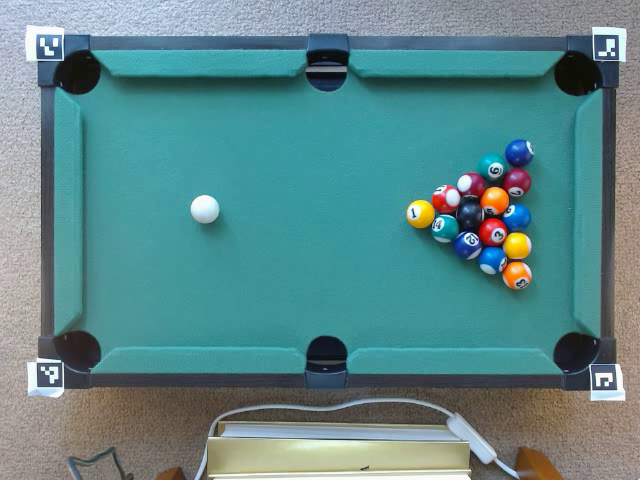
#> input picture frame 32 of clips-02/clip_00.mp4, 640 x 480 px
$ python v01_grayscale.py
#> lines starting #> are read from the running program, lines starting #| are printed output that depends on the picture; after the words box and inside, x2 and y2 are one past the last pixel; in counts of white or black regions, pixels touching at a corner belong together
import cv2
import numpy as np
import os
from config import OUTPUT_DIR

#capture = cv2.VideoCapture("PROJECT/clips/clip_02.mp4")  # 1st experiment
#capture = cv2.VideoCapture(1, cv2.CAP_DSHOW)
capture = cv2.VideoCapture(f"{OUTPUT_DIR}/clip_00.mp4")

#H = np.load("PROJECT/homography.npy") # 1st experiment
H = np.load(f"{OUTPUT_DIR}/homography.npy")
#> (reads clips-02/homography.npy from the repository)
OUTPUT_W, OUTPUT_H = 600, 400

# Parameters for HoughCircles
BLUR_KERNEL  = 9
DP           = 1.3 # accumulator resolution
MIN_DIST     = 20
PARAM1       = 50 # Canny threshold
PARAM2       = 18 # accumulator threshold
MIN_RADIUS   = 11
MAX_RADIUS   = 20

# Define a margin, to avoid to recognize the holes as balls
MARGIN = 50  # pixels

margin_mask = np.zeros((OUTPUT_H, OUTPUT_W), dtype=np.uint8)
cv2.rectangle(margin_mask,
              (MARGIN, MARGIN),
              (OUTPUT_W - MARGIN, OUTPUT_H - MARGIN),
              255, -1)
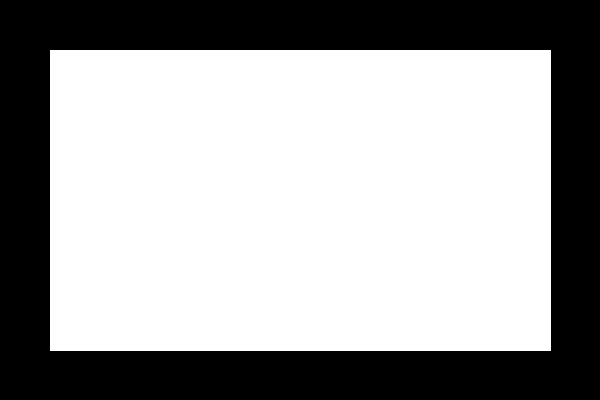
#> margin_mask: shape (400, 600); 62.8% white; 1 black region, box (x1, y1, x2, y2) and area: (0, 0, 600, 400) 89199


# save clip
"""
# Output parameters
fourcc = cv2.VideoWriter_fourcc(*'mp4v')
fps = capture.get(cv2.CAP_PROP_FPS) or 30
writer = cv2.VideoWriter("PROJECT/clips/balls_detection_01.mp4", fourcc, fps, (OUTPUT_W, OUTPUT_H))
OUTPUT_DIR = "PROJECT/clips"
"""
while True:
    ret, frame = capture.read()
#> frame is the input picture: shape (480, 640, 3); mean B, G, R 137.6, 135.7, 92.5
    if not ret:
        break

    frame_homography = cv2.warpPerspective(frame, H, (OUTPUT_W, OUTPUT_H))
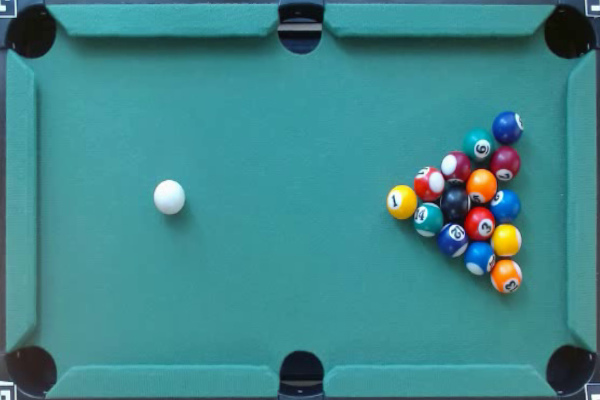
#> frame_homography: shape (400, 600, 3); mean B, G, R 139.2, 135.2, 63.2
    gray = cv2.cvtColor(frame_homography, cv2.COLOR_BGR2GRAY)
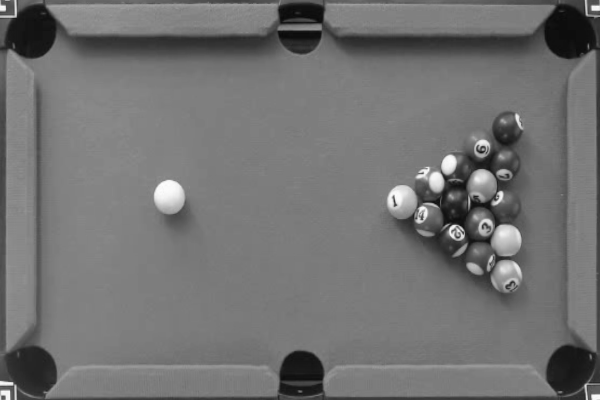
#> gray: shape (400, 600); min 8, max 253, mean 114.1
    blurred = cv2.GaussianBlur(gray, (BLUR_KERNEL, BLUR_KERNEL), 0)

    blurred_mask = cv2.bitwise_and(blurred, blurred, mask=margin_mask)
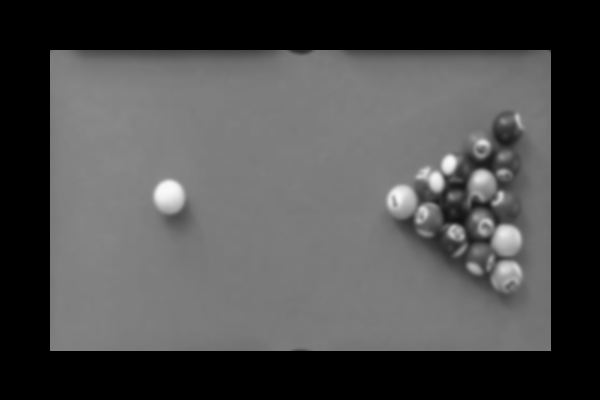
#> blurred_mask: shape (400, 600); min 0, max 250, mean 75.9

    circles = cv2.HoughCircles(
        blurred_mask,
        cv2.HOUGH_GRADIENT,
        dp=DP,
        minDist=MIN_DIST,
        param1=PARAM1,
        param2=PARAM2,
        minRadius=MIN_RADIUS,
        maxRadius=MAX_RADIUS
    )
#> circles = 16 rows, first 8: [403.6, 200.8, 16.33], [168.3, 194.3, 14.51], [425.7, 219, 17.5], [507.6, 273.6, 13.34], [481.6, 185.2, 14.9], [507.6, 125.4, 14.77], [505, 242.4, 17.76], [450.4, 239.8, 16.33]

    output = frame_homography.copy()

    if circles is not None:
        circles = np.round(circles[0]).astype(int)
#> circles = 16 rows, first 8: [404, 201, 16], [168, 194, 15], [426, 219, 18], [508, 274, 13], [482, 185, 15], [508, 125, 15], [505, 242, 18], [450, 240, 16]
        for x, y, r in circles:
            cv2.circle(output, (x, y), r, (0, 255, 0), 2)
            cv2.circle(output, (x, y), 3, (0, 255, 0), -1)
#> this loop made 16 passes
#> (x, y, r) on passes 1 to 12: (404, 201, 16), (168, 194, 15), (426, 219, 18), (508, 274, 13), (482, 185, 15), (508, 125, 15), (505, 242, 18), (450, 240, 16), (501, 209, 16), (480, 258, 16), (506, 164, 15), (483, 224, 15)
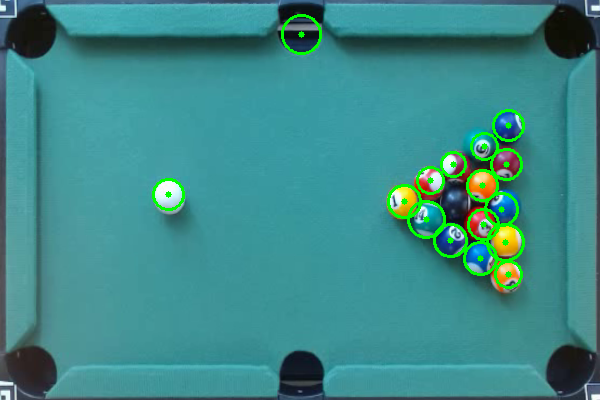
#> output: shape (400, 600, 3); 2.02% of pixels changed, all inside (x1, y1, x2, y2) = (152, 14, 525, 289)
        cv2.putText(output, f"Balls: {len(circles)}", (10, 25),
                    cv2.FONT_HERSHEY_SIMPLEX, 0.7, (0, 255, 0), 2)
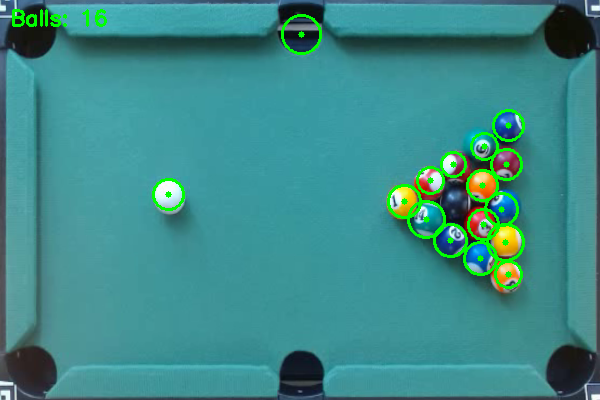
#> output: shape (400, 600, 3); 0.28% of pixels changed, all inside (x1, y1, x2, y2) = (12, 9, 107, 27)
    else:
        cv2.putText(output, "No balls found!", (10, 25),
                    cv2.FONT_HERSHEY_SIMPLEX, 0.7, (0, 0, 255), 2)

    cv2.imshow("Original", frame_homography)
    cv2.imshow("Gray + Blur", blurred)
    cv2.imshow("Balls detection", output)

    # save clip
    #writer.write(output)

    if cv2.waitKey(1) & 0xFF == ord('q'):
#> (key q is pressed here)
        """ print the parameters of the circles, save frames for show results """
        # [6 lines of commented-out code are left out]
        break

capture.release()
#writer.release()
cv2.destroyAllWindows()
